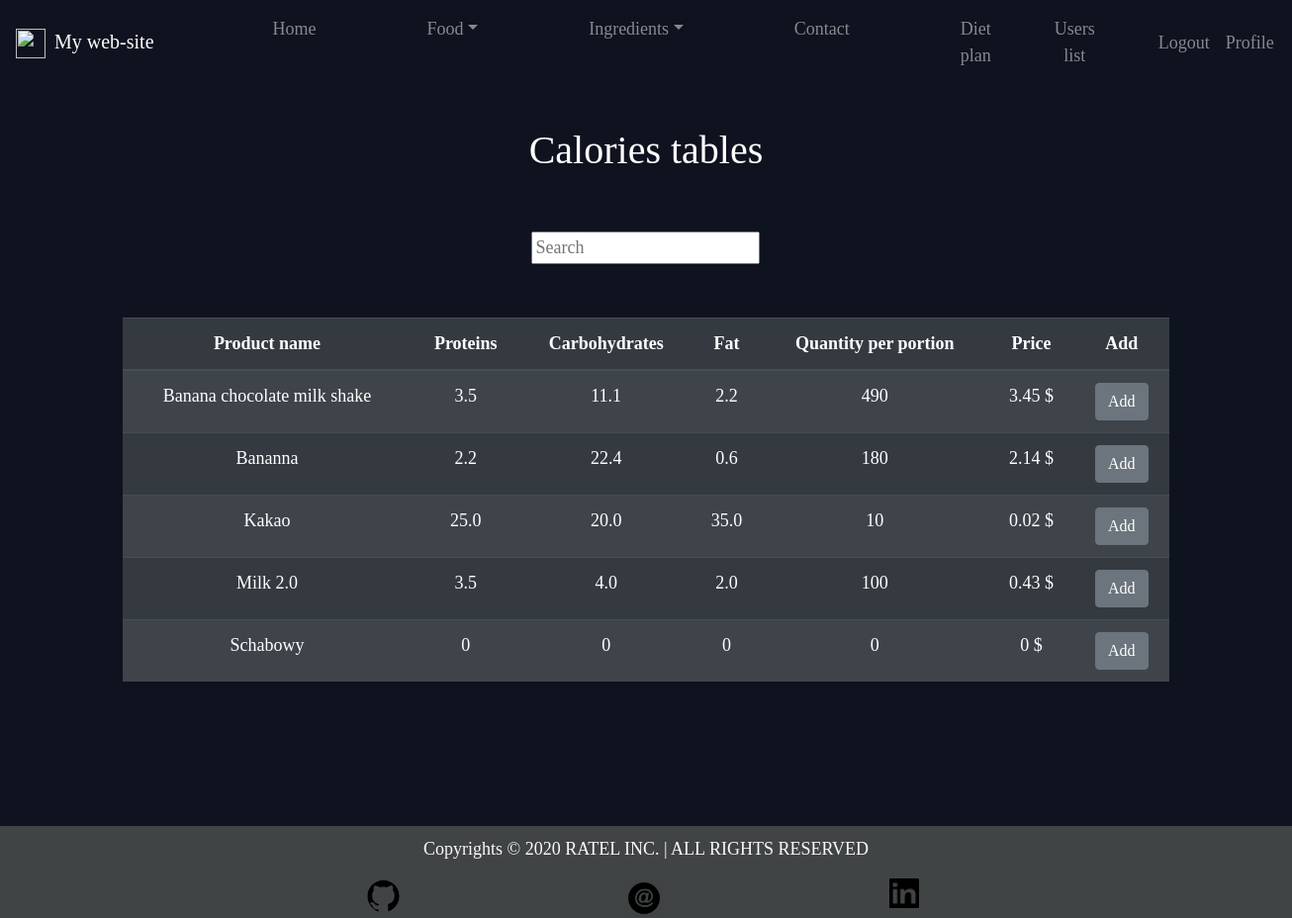
/food/prod_table/ (signed in), run on the app's committed database.
### Food/models.py (models this page shows, shortened)
class Product(models.Model):
	name = models.CharField(max_length=50)
	ingredient = models.ManyToManyField(Ingredient, through="ReceipeIngredient")
	ingredinet_based = models.BooleanField(default=False)
	recipe = models.CharField(max_length=500, blank=True)
	slug = models.SlugField(max_length=100, unique=True, blank=True)
	@property
	def total_weight(self):
		product = Product.objects.get(pk=self.pk)
		result = sum([
				ReceipeIngredient.objects.get(ingredient=i, product=product).weight for i in product.ingredient.all()
			])
		return int(result)
	@property
	@zero_division_handling
	def total_protein(self):
		product = Product.objects.get(pk=self.pk)
		result = 0
		for i in product.ingredient.all():
				result += i.protein * ReceipeIngredient.objects.get(ingredient=i, product=product).weight
		return round(result/self.total_weight,1)#product.ingredient.count()
	@property
	@zero_division_handling
	def total_carbohydrates(self):
		product = Product.objects.get(pk=self.pk)
		result = 0
		for i in product.ingredient.all():
				result += i.carbohydrates * ReceipeIngredient.objects.get(ingredient=i, product=product).weight
		return round(result/self.total_weight,1)
	@property
	@zero_division_handling
	def total_fat(self):
		product = Product.objects.get(pk=self.pk)
		result = 0
		for i in product.ingredient.all():
			result += i.fat * ReceipeIngredient.objects.get(ingredient=i, product=product).weight
		return round(result/self.total_weight,1)
	@property
	@zero_division_handling
	def total_price(self):
		product = Product.objects.get(pk=self.pk)
		result = 0
		for i in product.ingredient.all():
			result += i.price * ReceipeIngredient.objects.get(ingredient=i, product=product).weight / 100
		return round(result,2)
	class Meta:
		ordering = ["name"]

class Ingredient(models.Model):
	name = models.CharField(max_length=50, unique=True)
	protein = models.FloatField(validators=[macro_quantity_validator,])
	carbohydrates = models.FloatField(validators=[macro_quantity_validator,])
	fat = models.FloatField(validators=[macro_quantity_validator,])
	quantity_per_portion = models.IntegerField(blank=True, validators=[weight_validaotr,])
	price = models.DecimalField(max_digits=5, decimal_places=2, blank=True, validators=[price_validator,])
	food_type = models.CharField(max_length=2, choices=FOOD_TYPE_CHOICES, blank=True)
	slug = models.SlugField(max_length=100, unique=True, blank=True)
	class Meta:
		ordering = ["id"]

class ReceipeIngredient(models.Model):
	ingredient = models.ForeignKey(Ingredient, on_delete=models.CASCADE)
	product = models.ForeignKey(Product, on_delete=models.CASCADE)
	weight = models.IntegerField(null=True, blank=True)
	class Meta:
		ordering = ["id"]
		verbose_name_plural = "Receipe Ingredients"

### Food/views.py (the view)
# urls.py: path("prod_table/", ProductsTableView.as_view(), name="prod_table"),
class ProductsTableView(ListView, SuccessMessageMixin):
	template_name = "Food/product_list.html"
	model = Product
	context_object_name = "products"
	paginate_by = 10

### Food/models.py (called while the page is built)
def zero_division_handling(func):
	def wrapper_function(*agrs, **kwargs):
		try:
			return func(*agrs, **kwargs)
		except ZeroDivisionError:
			return 0
	return wrapper_function

### Templates/Food/product_list.html (shortened to what this page needs)
{% extends 'main.html' %}
{% block content %}
	<h1 id="title">Calories tables </h1>
	<form action="{% url 'food:search_results' %}" method="get">
		<input name="word" type="text" placeholder="Search">
	</form>
	<br><br>
	<table class="table table-striped table-dark">
		<thead>
			<tr>
				<th scope="col">Product name</th>
				<th scope="col">Proteins</th>
				<th scope="col">Carbohydrates</th>
				<th scope="col">Fat</th>
				<th scope="col">Quantity per portion</th>
				<th scope="col">Price</th>
				<th scope="col">Add</th>
			</tr>
		</thead>
		<tbody>
			{% for item in products %}
				<tr>
					<td>
						<a class="hyperlink-off" href="{% url 'food:prod_detail' item.slug %}">
							{{ item.name|capfirst }}
						</a>
					</td>
					<td id="proteins">{{item.total_protein}}</td>
					<td id="carbohydrates">{{item.total_carbohydrates}}</td>
					<td id="fat">{{item.total_fat}}</td>
					<td id="fat">{{item.total_weight}}</td>
					<td if="price">{{item.total_price}} $</td>
					<td>
						<button type="button" class="btn btn-secondary">
							<a class="hyperlink-off" href="{% url 'profile:add_to_diet' item.pk %}">Add</a>
						</button>
					</td>
				</tr>
			{% endfor %}
		</tbody>
	</table>
{% endblock %}

### files/style.css (style rules this page uses)
body { background-color: #0f121f; font-family: Ubuntu; color: #fff; font-size:large; text-align: center; }
#title { padding-bottom: 50px; }
.hyperlink-off, .hyperlink-off:hover { text-decoration: none; font-family: Ubuntu; color: #fff; }

### data on the page
Product: name "Banana chocolate milk shake", total_protein "3.5", total_carbohydrates "11.1", total_fat "2.2", total_weight "490", total_price "3.45"
Product: name "Bananna", total_protein "2.2", total_carbohydrates "22.4", total_fat "0.6", total_weight "180", total_price "2.14"
Product: name "Kakao", total_protein "25.0", total_carbohydrates "20.0", total_fat "35.0", total_weight "10", total_price "0.02"
Product: name "Milk 2.0", total_protein "3.5", total_carbohydrates "4.0", total_fat "2.0", total_weight "100", total_price "0.43"
Product: name "Schabowy", total_protein "0", total_carbohydrates "0", total_fat "0", total_weight "0", total_price "0"
